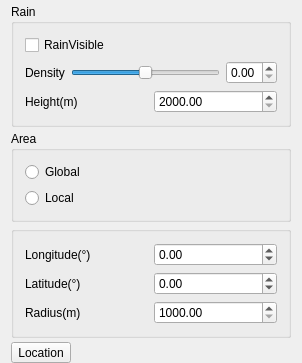
<?xml version="1.0" encoding="UTF-8"?>
<ui version="4.0">
 <class>RainSetWidget</class>
 <widget class="QWidget" name="RainSetWidget">
  <property name="geometry">
   <rect>
    <x>0</x>
    <y>0</y>
    <width>302</width>
    <height>350</height>
   </rect>
  </property>
  <property name="sizePolicy">
   <sizepolicy hsizetype="Expanding" vsizetype="Expanding">
    <horstretch>0</horstretch>
    <verstretch>0</verstretch>
   </sizepolicy>
  </property>
  <property name="windowTitle">
   <string>RainSet</string>
  </property>
  <layout class="QVBoxLayout" name="verticalLayout_4">
   <property name="spacing">
    <number>4</number>
   </property>
   <property name="topMargin">
    <number>4</number>
   </property>
   <property name="bottomMargin">
    <number>0</number>
   </property>
   <item>
    <widget class="QGroupBox" name="groupBox">
     <property name="title">
      <string>Rain</string>
     </property>
     <layout class="QVBoxLayout" name="verticalLayout">
      <item>
       <widget class="QCheckBox" name="checkBox_Rain">
        <property name="text">
         <string>RainVisible</string>
        </property>
        <property name="checked">
         <bool>false</bool>
        </property>
       </widget>
      </item>
      <item>
       <layout class="QHBoxLayout" name="horizontalLayout">
        <item>
         <widget class="QLabel" name="label_6">
          <property name="text">
           <string>Density</string>
          </property>
         </widget>
        </item>
        <item>
         <widget class="QSlider" name="hSlider_RainIntensity">
          <property name="maximum">
           <number>10</number>
          </property>
          <property name="singleStep">
           <number>1</number>
          </property>
          <property name="pageStep">
           <number>1</number>
          </property>
          <property name="value">
           <number>5</number>
          </property>
          <property name="orientation">
           <enum>Qt::Horizontal</enum>
          </property>
         </widget>
        </item>
        <item>
         <widget class="QDoubleSpinBox" name="rain_density_doubleSpinBox">
          <property name="maximum">
           <double>1.000000000000000</double>
          </property>
          <property name="singleStep">
           <double>0.100000000000000</double>
          </property>
         </widget>
        </item>
       </layout>
      </item>
      <item>
       <layout class="QHBoxLayout" name="horizontalLayout_2">
        <item>
         <widget class="QLabel" name="label_7">
          <property name="text">
           <string>Height(m)</string>
          </property>
         </widget>
        </item>
        <item>
         <widget class="QDoubleSpinBox" name="doubleSpinBox_RainHeight">
          <property name="minimum">
           <double>2000.000000000000000</double>
          </property>
          <property name="maximum">
           <double>1000000.000000000000000</double>
          </property>
          <property name="singleStep">
           <double>1000.000000000000000</double>
          </property>
         </widget>
        </item>
       </layout>
      </item>
     </layout>
    </widget>
   </item>
   <item>
    <widget class="QGroupBox" name="groupBox_2">
     <property name="title">
      <string>Area</string>
     </property>
     <layout class="QVBoxLayout" name="verticalLayout_2">
      <item>
       <widget class="QRadioButton" name="raduiBtn_GlobalRain">
        <property name="text">
         <string>Global</string>
        </property>
       </widget>
      </item>
      <item>
       <widget class="QRadioButton" name="raduiBtn_LocalRain">
        <property name="text">
         <string>Local</string>
        </property>
       </widget>
      </item>
     </layout>
    </widget>
   </item>
   <item>
    <widget class="QGroupBox" name="groupBox_3">
     <property name="title">
      <string/>
     </property>
     <layout class="QVBoxLayout" name="verticalLayout_3">
      <item>
       <layout class="QHBoxLayout" name="horizontalLayout_3">
        <item>
         <widget class="QLabel" name="label_Longitude">
          <property name="text">
           <string>Longitude(°)</string>
          </property>
         </widget>
        </item>
        <item>
         <widget class="QDoubleSpinBox" name="doubleSpinBox_RainLongitude">
          <property name="minimum">
           <double>-180.000000000000000</double>
          </property>
          <property name="maximum">
           <double>180.000000000000000</double>
          </property>
          <property name="singleStep">
           <double>1.000000000000000</double>
          </property>
          <property name="value">
           <double>0.000000000000000</double>
          </property>
         </widget>
        </item>
       </layout>
      </item>
      <item>
       <layout class="QHBoxLayout" name="horizontalLayout_4">
        <item>
         <widget class="QLabel" name="label_Latitude">
          <property name="text">
           <string>Latitude(°)</string>
          </property>
         </widget>
        </item>
        <item>
         <widget class="QDoubleSpinBox" name="doubleSpinBox_RainLatitude">
          <property name="minimum">
           <double>-90.000000000000000</double>
          </property>
          <property name="maximum">
           <double>90.000000000000000</double>
          </property>
          <property name="singleStep">
           <double>1.000000000000000</double>
          </property>
          <property name="value">
           <double>0.000000000000000</double>
          </property>
         </widget>
        </item>
       </layout>
      </item>
      <item>
       <layout class="QHBoxLayout" name="horizontalLayout_5">
        <item>
         <widget class="QLabel" name="label_Radius">
          <property name="text">
           <string>Radius(m)</string>
          </property>
         </widget>
        </item>
        <item>
         <widget class="QDoubleSpinBox" name="doubleSpinBox_RainRadius">
          <property name="sizePolicy">
           <sizepolicy hsizetype="Minimum" vsizetype="Fixed">
            <horstretch>0</horstretch>
            <verstretch>0</verstretch>
           </sizepolicy>
          </property>
          <property name="minimum">
           <double>1000.000000000000000</double>
          </property>
          <property name="maximum">
           <double>1000000000.000000000000000</double>
          </property>
          <property name="singleStep">
           <double>1000.000000000000000</double>
          </property>
         </widget>
        </item>
       </layout>
      </item>
     </layout>
    </widget>
   </item>
   <item>
    <widget class="QToolButton" name="toolBtn_Locate">
     <property name="text">
      <string>Location</string>
     </property>
    </widget>
   </item>
   <item>
    <spacer name="verticalSpacer">
     <property name="orientation">
      <enum>Qt::Vertical</enum>
     </property>
     <property name="sizeHint" stdset="0">
      <size>
       <width>20</width>
       <height>40</height>
      </size>
     </property>
    </spacer>
   </item>
  </layout>
 </widget>
 <layoutdefault spacing="6" margin="11"/>
 <resources/>
 <connections/>
</ui>
